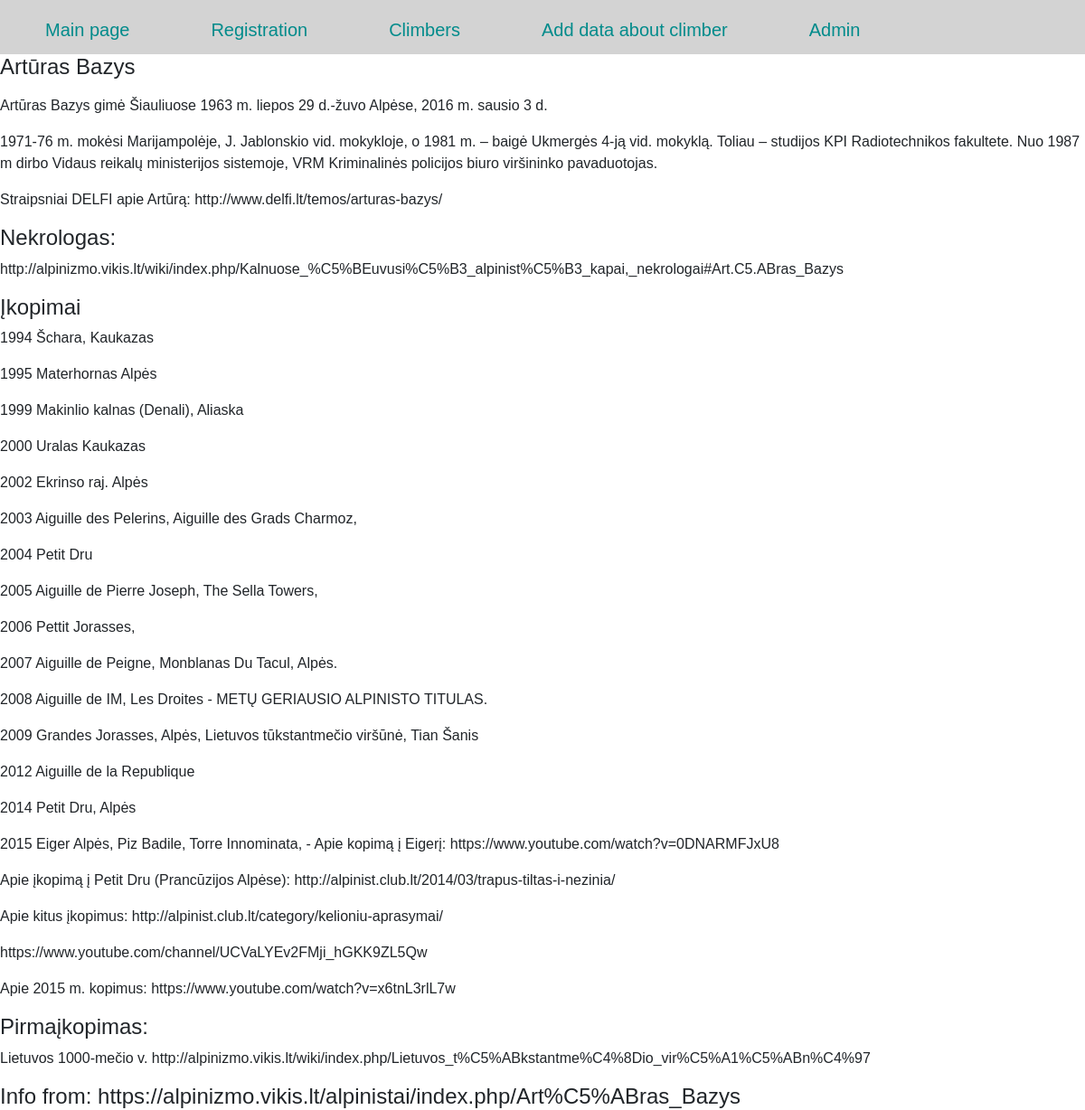
Screenshot of /Bazys with the database file from the repository.
### models.py (models this page shows, shortened)
class Mountaineers(db.Model):
    __tablename__ = 'Mountaineers'
    id = db.Column(db.Integer, primary_key=True)
    fname = db.Column(db.String(80), nullable=False)
    lname = db.Column(db.String(80), nullable=False)
    fotoUrl = db.Column(db.Text, nullable=False)
    biography = db.Column(db.Text, nullable=False)
    date = db.Column(db.String(80))

### routes.py (the view)
@app.route("/<string:title>")
def article(title):
    dataMountersDB = Mountaineers.query.all()
    return render_template("article.html", menu=menu, title=title, dataMountersDB=dataMountersDB)

### templates/article.html
{% extends 'base.html' %}
{% block content %}
{{ super() }}
{% for data in dataMountersDB %}
{% if data.lname == title %}
<h4>{{data.fname}} {{data.lname}}</h4>
<p>{{data.biography | safe}}</p>
{% endif %}
{% endfor %}
{% endblock %}

### static/css/styles.css (style rules this page uses)
html, body { font-family: 'Arial'; margin: 0; padding: 0; height: 100%; width: 100%; }

### rows the page displays
Mountaineers: fname "Artūras", lname "Bazys", biography "Artūras Bazys gimė Šiauliuose 1963 m. liepos 29 d.-žuvo Alpėse, 2016 m. sausio 3 d. 1971-76 m. mokėsi Marijampolėje, J. Jablonskio vid. mokykloje, o 1981 m. – baigė Ukmergės 4-ją vid. mokyklą. Toliau – studijos KPI Radiotechnikos fakultete. Nuo 1987 m dirbo Vidaus reikalų ministerijos sistemoje, VRM Kriminalinės policijos biuro viršininko pavaduotojas. Straipsniai DELFI apie Artūrą: http://www.delfi.lt/temos/arturas-bazys/ Nekrologas: http://alpinizmo.vikis.lt/wiki/index.php/Kalnuose_%C5%BEuvusi%C5%B3_alpinist%C5%B3_kapai,_nekrologai#Art.C5.ABras_Bazys Įkopimai 1994 Šchara, Kaukazas 1995 Materhornas Alpės 1999 Makinlio kalnas (Denali), Aliaska 2000 Uralas Kaukazas 2002 Ekrinso raj. Alpės…"

### other values shown
{{ p.name }} "Main page" "Registration" "Climbers" "Add data about climber" "Admin"
